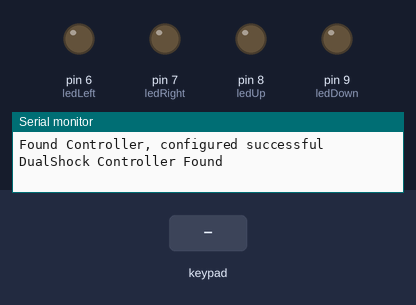
Recording of a sketch running on a simulated Arduino Uno, built with avr-gcc and run on an emulated ATmega328P. On the bench: output pins drawn as LEDs (lit = HIGH), the last lines printed to the serial monitor. Inputs (shaded band) come from the test bench.

Above: at 1.2 s.
1.3 s: key 'U' pressed
At 1.51 s:
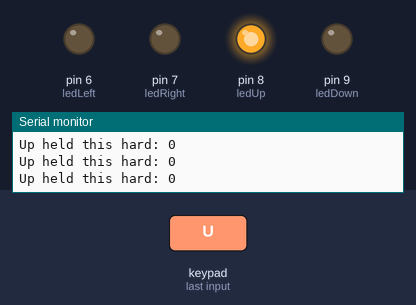
3.2 s: key 'D' pressed
At 3.42 s:
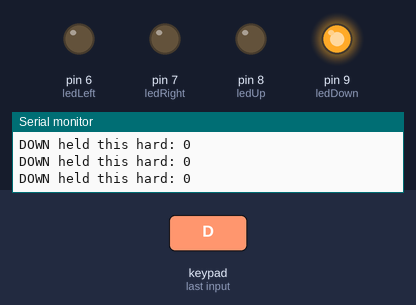
5.1 s: key 'L' pressed
At 5.34 s:
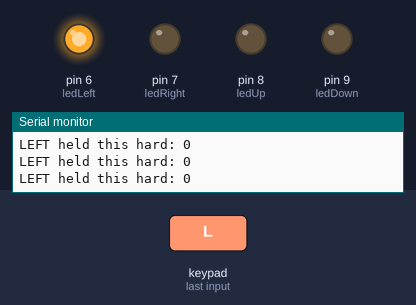
7.0 s: key 'R' pressed
At 7.2 s:
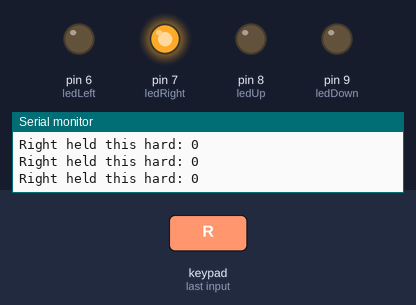
Timing chart, 0 to 9.9 s (numbered marks = the images above; inputs shaded):
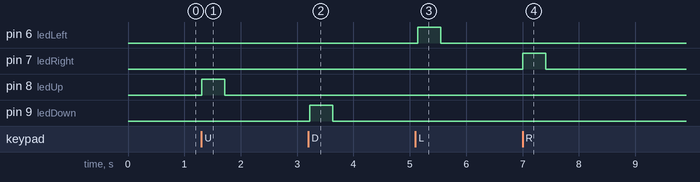

The sketch:

rover_ps2_test_nano.ino
```cpp
#include <PS2X_lib.h>  //for v1.6

PS2X ps2x; // create PS2 Controller Class
     // the number of the pushbutton pin
const int ledDown =  9;
const int ledUp =  8;
const int ledRight =  7;
const int ledLeft =  6;

int error = 0;
byte type = 0;
byte vibrate = 0;
int led=7;
int le=0;

void setup(){
 Serial.begin(57600);
 pinMode(led,OUTPUT);
  pinMode(ledDown, OUTPUT);
  pinMode(ledUp, OUTPUT);
  pinMode(ledRight, OUTPUT);
  pinMode(ledLeft, OUTPUT);


 error = ps2x.config_gamepad(13,11,10,12, true, true);   //setup pins and settings:  GamePad(clock, command, attention, data, Pressures?, Rumble?) check for error

 if(error == 0){
   Serial.println("Found Controller, configured successful");

 }

  else if(error == 1)
   Serial.println("No controller found, check wiring, see readme.txt to enable debug. visit www.billporter.info for troubleshooting tips");

  else if(error == 2)
   Serial.println("Controller found but not accepting commands. see readme.txt to enable debug. Visit www.billporter.info for troubleshooting tips");

  else if(error == 3)
   Serial.println("Controller refusing to enter Pressures mode, may not support it. ");

   //Serial.print(ps2x.Analog(1), HEX);

   type = ps2x.readType();
     switch(type) {
       case 0:
        Serial.println("Unknown Controller type");
       break;
       case 1:
        Serial.println("DualShock Controller Found");
       break;
       case 2:
         Serial.println("GuitarHero Controller Found");
       break;
     }

}

void loop(){


{

    ps2x.read_gamepad(false, vibrate);          //read controller and set large motor to spin at 'vibrate' speed

    if(ps2x.Button(PSB_START))                   //will be TRUE as long as button is pressed
         Serial.println("Start is being held");
    if(ps2x.Button(PSB_SELECT))
         Serial.println("Select is being held");


     if(ps2x.Button(PSB_PAD_UP)) {         //will be TRUE as long as button is pressed
       Serial.print("Up held this hard: ");
       Serial.println(ps2x.Analog(PSAB_PAD_UP), DEC);
      digitalWrite(ledUp, HIGH);
      }
  else {

    digitalWrite(ledUp, LOW);
  }


      if(ps2x.Button(PSB_PAD_RIGHT)){
       Serial.print("Right held this hard: ");
        Serial.println(ps2x.Analog(PSAB_PAD_RIGHT), DEC);
        le=1;
      digitalWrite(ledRight, HIGH);
      }
  else {

    digitalWrite(ledRight, LOW);
  }


      if(ps2x.Button(PSB_PAD_LEFT)){
       Serial.print("LEFT held this hard: ");
        Serial.println(ps2x.Analog(PSAB_PAD_LEFT), DEC);

      digitalWrite(ledLeft, HIGH);
      }
  else {

    digitalWrite(ledLeft, LOW);
  }


      if(ps2x.Button(PSB_PAD_DOWN)){
       Serial.print("DOWN held this hard: ");
     Serial.println(ps2x.Analog(PSAB_PAD_DOWN), DEC);
     digitalWrite(ledDown, HIGH);
      }
  else {
    // turn LED off:
    digitalWrite(ledDown, LOW);
  }


      vibrate = ps2x.Analog(PSAB_BLUE);        //this will set the large motor vibrate speed based on
                                              //how hard you press the blue (X) button

    if (ps2x.NewButtonState())               //will be TRUE if any button changes state (on to off, or off to on)
    {


        if(ps2x.Button(PSB_L3))
         Serial.println("L3 pressed");

        if(ps2x.Button(PSB_R3))
         Serial.println("R3 pressed");
        if(ps2x.Button(PSB_L2))
         Serial.println("L2 pressed");
        if(ps2x.Button(PSB_R2))
         Serial.println("R2 pressed");
        if(ps2x.Button(PSB_GREEN))
         Serial.println("Triangle pressed");

    }


    if(ps2x.ButtonPressed(PSB_RED))             //will be TRUE if button was JUST pressed
         Serial.println("Circle just pressed");

    if(ps2x.ButtonReleased(PSB_PINK))             //will be TRUE if button was JUST released
         Serial.println("Square just released");

    if(ps2x.Button(PSB_BLUE))            //will be TRUE if button was JUST pressed OR released
        { Serial.println("X just changed");
           le=1;}


    if(ps2x.Button(PSB_L1) || ps2x.Button(PSB_R1)) // print stick values if either is TRUE
    {
        Serial.print("Stick Values:");
        Serial.print(ps2x.Analog(PSS_LY), DEC); //Left stick, Y axis. Other options: LX, RY, RX
        Serial.print(",");
        Serial.print(ps2x.Analog(PSS_LX), DEC);
        Serial.print(",");
        Serial.print(ps2x.Analog(PSS_RY), DEC);
        Serial.print(",");
        Serial.println(ps2x.Analog(PSS_RX), DEC);
    }
    if(le==1){
      digitalWrite(led,HIGH);
      le=0;
    }
    else{
      digitalWrite(led,LOW);
    }

 }


 delay(50);

}
```

Measured:
- after the input at 1.3 s, pin 8 (ledUp): LOW → HIGH at once, → LOW 0.40 s later
- after the input at 3.2 s, pin 9 (ledDown): LOW → HIGH at once, → LOW 0.40 s later
- after the input at 5.1 s, pin 6 (ledLeft): LOW → HIGH at once, → LOW 0.40 s later
- after the input at 7.0 s, pin 7 (ledRight): LOW → HIGH at once, → LOW 0.40 s later
